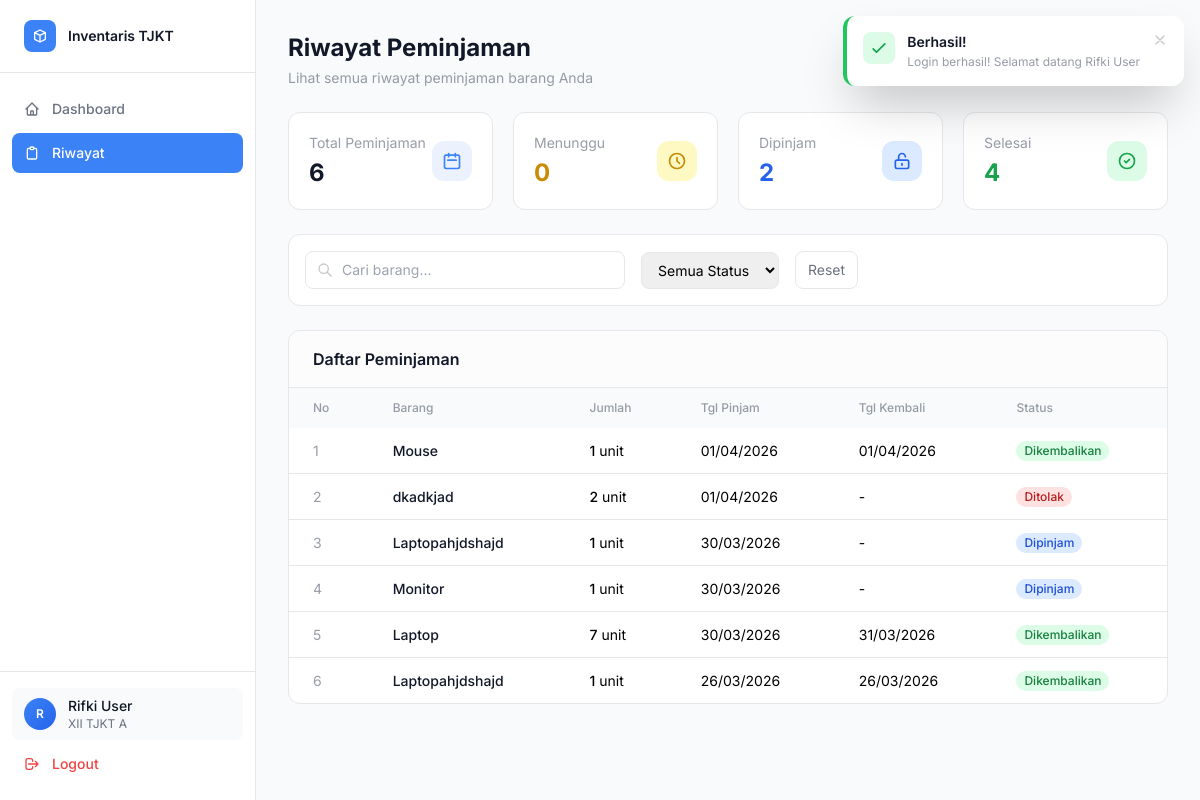
The page /user/riwayat.php (signed in) on the database its author committed.
### tables this page shows
CREATE TABLE `peminjaman` (
  `id` int NOT NULL AUTO_INCREMENT,
  `id_user` int DEFAULT NULL,
  `id_barang` int DEFAULT NULL,
  `jumlah` int DEFAULT NULL,
  `tanggal_pinjam` date DEFAULT NULL,
  `tanggal_kembali` date DEFAULT NULL,
  `status` varchar(20) DEFAULT NULL,
  PRIMARY KEY (`id`),
  KEY `id_user` (`id_user`),
  KEY `id_barang` (`id_barang`),
  CONSTRAINT `peminjaman_ibfk_1` FOREIGN KEY (`id_user`) REFERENCES `users` (`id`),
  CONSTRAINT `peminjaman_ibfk_2` FOREIGN KEY (`id_barang`) REFERENCES `barang` (`id`)
);

CREATE TABLE `barang` (
  `id` int NOT NULL AUTO_INCREMENT,
  `nama_barang` varchar(100) DEFAULT NULL,
  `status` varchar(20) DEFAULT NULL,
  `stok` int DEFAULT NULL,
  PRIMARY KEY (`id`)
);

### public/user/riwayat.php (called while the page is built, shortened)
<?php
require_once __DIR__.'/../../src/actions.php';
$pdo = get_db();
$userId = $_SESSION['user']['id'];
$riwayat = get_peminjaman_by_user($pdo, $userId);
$totalPeminjaman = count($riwayat);
$totalPending = count(array_filter($riwayat, fn ($item) => $item['status_pinjam'] === 'pending'));
$totalDipinjam = count(array_filter($riwayat, fn ($item) => $item['status_pinjam'] === 'dipinjam'));
$totalDikembalikan = count(array_filter($riwayat, fn ($item) => $item['status_pinjam'] === 'dikembalikan'));
$totalDitolak = count(array_filter($riwayat, fn ($item) => $item['status_pinjam'] === 'ditolak'));
require __DIR__.'/../../views/layouts/user_layout.php';

### src/actions.php (called while the page is built, shortened)
<?php
function get_peminjaman_by_user(PDO $pdo, $id_user): array
{
    try {
        $stmt = $pdo->prepare('
            SELECT
                p.id as id_peminjaman,
                b.nama_barang,
                p.jumlah,
                p.tanggal_pinjam,
                p.tanggal_kembali,
                p.status as status_pinjam
            FROM peminjaman p
            JOIN barang b ON p.id_barang = b.id
            WHERE p.id_user = :id_user
            ORDER BY p.tanggal_pinjam DESC
        ');
        $stmt->execute([':id_user' => $id_user]);
        return $stmt->fetchAll(PDO::FETCH_ASSOC);
    } catch (PDOException $e) {
        error_log('Error get_peminjaman_by_user: '.$e->getMessage());
        return [];
    }
}

### views/user/riwayat.php (the view, shortened to what this page needs)
<div class="space-y-6">
    <div>
        <h1 class="text-2xl font-bold text-heading">Riwayat Peminjaman</h1>
        <p class="text-sm text-body/70 mt-1">Lihat semua riwayat peminjaman barang Anda</p>
    </div>
    <div class="grid grid-cols-1 sm:grid-cols-2 lg:grid-cols-4 gap-5">
        <div class="bg-white rounded-xl border border-default p-5">
            <div class="flex items-center justify-between">
                <div>
                    <p class="text-sm text-body/70">Total Peminjaman</p>
                    <p class="text-2xl font-bold text-heading mt-1"><?= $totalPeminjaman ?></p>
                </div>
                <div class="w-10 h-10 bg-brand/10 rounded-xl flex items-center justify-center">
                    <svg class="w-5 h-5 text-brand" fill="none" stroke="currentColor" viewBox="0 0 24 24">
                        <path stroke-linecap="round" stroke-linejoin="round" stroke-width="2" d="M8 7V3m8 4V3m-9 8h10M5 21h14a2 2 0 002-2V7a2 2 0 00-2-2H5a2 2 0 00-2 2v12a2 2 0 002 2z"/>
                    </svg>
                </div>
            </div>
        </div>
        <div class="bg-white rounded-xl border border-default p-5">
            <div class="flex items-center justify-between">
                <div>
                    <p class="text-sm text-body/70">Menunggu</p>
                    <p class="text-2xl font-bold text-yellow-600 mt-1"><?= $totalPending ?></p>
                </div>
                <div class="w-10 h-10 bg-yellow-100 rounded-xl flex items-center justify-center">
                    <svg class="w-5 h-5 text-yellow-600" fill="none" stroke="currentColor" viewBox="0 0 24 24">
                        <path stroke-linecap="round" stroke-linejoin="round" stroke-width="2" d="M12 8v4l3 3m6-3a9 9 0 11-18 0 9 9 0 0118 0z"/>
                    </svg>
                </div>
            </div>
        </div>
        <div class="bg-white rounded-xl border border-default p-5">
            <div class="flex items-center justify-between">
                <div>
                    <p class="text-sm text-body/70">Dipinjam</p>
                    <p class="text-2xl font-bold text-blue-600 mt-1"><?= $totalDipinjam ?></p>
                </div>
                <div class="w-10 h-10 bg-blue-100 rounded-xl flex items-center justify-center">
                    <svg class="w-5 h-5 text-blue-600" fill="none" stroke="currentColor" viewBox="0 0 24 24">
                        <path stroke-linecap="round" stroke-linejoin="round" stroke-width="2" d="M8 11V7a4 4 0 118 0m-4 8v2m-6 4h12a2 2 0 002-2v-6a2 2 0 00-2-2H6a2 2 0 00-2 2v6a2 2 0 002 2z"/>
                    </svg>
                </div>
            </div>
        </div>
        <div class="bg-white rounded-xl border border-default p-5">
            <div class="flex items-center justify-between">
                <div>
                    <p class="text-sm text-body/70">Selesai</p>
                    <p class="text-2xl font-bold text-green-600 mt-1"><?= $totalDikembalikan + $totalDitolak ?></p>
                </div>
                <div class="w-10 h-10 bg-green-100 rounded-xl flex items-center justify-center">
                    <svg class="w-5 h-5 text-green-600" fill="none" stroke="currentColor" viewBox="0 0 24 24">
                        <path stroke-linecap="round" stroke-linejoin="round" stroke-width="2" d="M9 12l2 2 4-4m6 2a9 9 0 11-18 0 9 9 0 0118 0z"/>
                    </svg>
                </div>
            </div>
        </div>
    </div>
    <div class="bg-white rounded-xl border border-default p-4">
        <div class="flex flex-wrap items-center gap-4">
            <div class="relative flex-1 max-w-xs">
                <div class="absolute inset-y-0 left-0 pl-3 flex items-center pointer-events-none">
                </div>
                <input type="text" id="searchInput" placeholder="Cari barang..."
                    class="w-full pl-9 pr-3 py-2 border border-default rounded-lg text-sm focus:ring-2 focus:ring-brand/20 focus:border-brand">
            </div>
            <div>
                <select id="filterStatus" class="px-3 py-2 border border-default rounded-lg text-sm focus:ring-2 focus:ring-brand/20 focus:border-brand">
                    <option value="">Semua Status</option>
                </select>
            </div>
            <button onclick="resetFilter()" class="px-3 py-2 text-sm text-body hover:text-heading border border-default rounded-lg hover:bg-neutral-secondary-soft transition">
                Reset
            </button>
        </div>
    </div>
    <div class="bg-white rounded-xl border border-default overflow-hidden">
        <div class="px-6 py-4 border-b border-default bg-neutral-secondary-soft/50">
            <h3 class="text-base font-semibold text-heading">Daftar Peminjaman</h3>
        </div>
        <div class="overflow-x-auto">
            <table class="w-full text-sm text-left">
                <thead class="bg-neutral-secondary-soft">
                    <tr>
                        <th class="px-6 py-3 text-xs font-medium text-body/70">No</th>
                        <th class="px-6 py-3 text-xs font-medium text-body/70">Barang</th>
                        <th class="px-6 py-3 text-xs font-medium text-body/70">Jumlah</th>
                        <th class="px-6 py-3 text-xs font-medium text-body/70">Tgl Pinjam</th>
                        <th class="px-6 py-3 text-xs font-medium text-body/70">Tgl Kembali</th>
                        <th class="px-6 py-3 text-xs font-medium text-body/70">Status</th>
                    </tr>
                </thead>
                <tbody class="divide-y divide-default" id="riwayatTable">
                    <?php if (empty($riwayat)) { ?>
                    <tr>
                        <td colspan="6" class="px-6 py-12 text-center text-body/50">
                            <div class="flex flex-col items-center">
                                <svg class="w-12 h-12 text-body/30 mb-2" fill="none" stroke="currentColor" viewBox="0 0 24 24">
                                    <path stroke-linecap="round" stroke-linejoin="round" stroke-width="1.5" d="M9 17v-2m3 2v-4m3 4v-6m2 10H7a2 2 0 01-2-2V5a2 2 0 012-2h5.586a1 1 0 01.707.293l5.414 5.414a1 1 0 01.293.707V19a2 2 0 01-2 2z"/>
                                </svg>
                                <p>Belum ada riwayat peminjaman</p>
                                <a href="/user/dashboard.php" class="mt-3 text-sm text-brand hover:text-brand-strong">Ajukan peminjaman sekarang →</a>
                            </div>
                        </td>
                    </tr>
                    <?php } else { ?>
                    <?php foreach (array_values($riwayat) as $i => $item) { ?>
                    <tr class="hover:bg-neutral-secondary-soft/50 transition-colors" data-status="<?= $item['status_pinjam'] ?>" data-barang="<?= strtolower($item['nama_barang']) ?>">
                        <td class="px-6 py-3 text-body/70"><?= $i + 1 ?></td>
                        <td class="px-6 py-3">
                            <p class="font-medium text-heading"><?= htmlspecialchars($item['nama_barang']) ?></p>
                        </td>
                        <td class="px-6 py-3">
                            <span class="font-medium"><?= $item['jumlah'] ?></span> unit
                        </td>
                        <td class="px-6 py-3"><?= date('d/m/Y', strtotime($item['tanggal_pinjam'])) ?></td>
                        <td class="px-6 py-3">
                            <?= $item['tanggal_kembali'] ? date('d/m/Y', strtotime($item['tanggal_kembali'])) : '-' ?>
                        </td>
                        <td class="px-6 py-3">
                            <?php
                            $statusClass = match ($item['status_pinjam']) {
                                'pending' => 'bg-yellow-100 text-yellow-700',
                                'dipinjam' => 'bg-blue-100 text-blue-700',
                                'dikembalikan' => 'bg-green-100 text-green-700',
                                'ditolak' => 'bg-red-100 text-red-700',
                                default => 'bg-gray-100 text-gray-700'
                            };
                        ?>
                            <span class="inline-flex items-center px-2 py-0.5 rounded-full text-xs font-medium <?= $statusClass ?>">
                                <?= ucfirst($item['status_pinjam']) ?>
                            </span>
                        </td>
                    </tr>
                    <?php } ?>
                    <?php } ?>
                </tbody>
            </table>
        </div>
    </div>
</div>

### rows shown on the page
peminjaman: id_barang.nama_barang "Mouse", jumlah "1", tanggal_pinjam "01/04/2026", tanggal_kembali "01/04/2026", status "Dikembalikan"
peminjaman: id_barang.nama_barang "dkadkjad", jumlah "2", tanggal_pinjam "01/04/2026", status "Ditolak"
peminjaman: id_barang.nama_barang "Laptopahjdshajd", jumlah "1", tanggal_pinjam "30/03/2026", status "Dipinjam"
peminjaman: id_barang.nama_barang "Monitor", jumlah "1", tanggal_pinjam "30/03/2026", status "Dipinjam"
peminjaman: id_barang.nama_barang "Laptop", jumlah "7", tanggal_pinjam "30/03/2026", tanggal_kembali "31/03/2026", status "Dikembalikan"
peminjaman: id_barang.nama_barang "Laptopahjdshajd", jumlah "1", tanggal_pinjam "26/03/2026", tanggal_kembali "26/03/2026", status "Dikembalikan"

### other values the page prints
substr($_SESSION['user']['nama'] ?? 'U', 0, 1) "R"
$_SESSION['user']['nama'] "Rifki User"
$_SESSION['user']['kelas'] "XII TJKT A"
$totalPeminjaman "6"
$totalPending "0"
$totalDipinjam "2"
$totalDikembalikan + $totalDitolak "4"
$_SESSION['notification']['message'] "Login berhasil! Selamat datang Rifki User"
